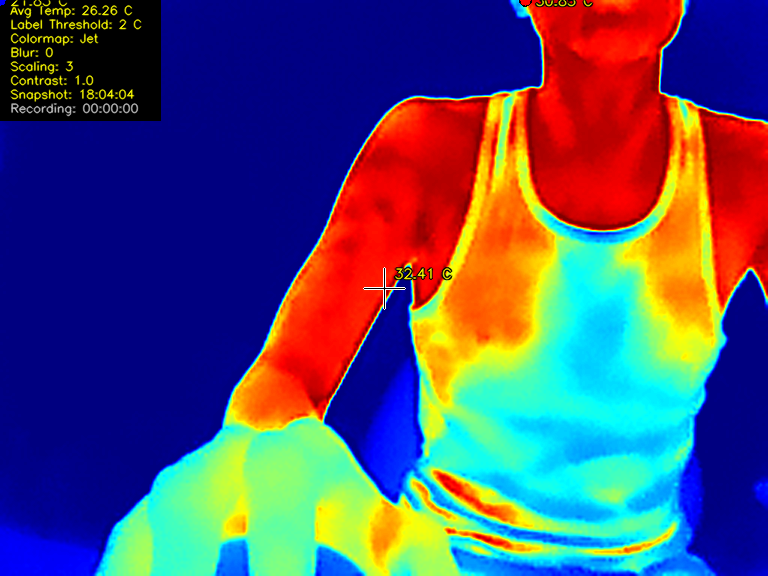
#> input picture src/images/errors/snap_20250529-180409.png, 768 x 576 px, given in place of the camera
$ python tc001v4.2.py
#> lines starting #> are read from the running program, lines starting #| are printed output that depends on the picture
#!/usr/bin/env python3
'''
Les Wright 21 June 2023
https://youtube.com/leslaboratory
A Python program to read, parse and display thermal data from the Topdon TC001 Thermal camera!
'''
print('Les Wright 21 June 2023')
print('https://youtube.com/leslaboratory')
print('A Python program to read, parse and display thermal data from the Topdon TC001 Thermal camera!')
print('')
print('Tested on Debian all features are working correctly')
print('This will work on the Pi However a number of workarounds are implemented!')
print('Seemingly there are bugs in the compiled version of cv2 that ships with the Pi!')
print('')
print('Key Bindings:')
print('')
print('a z: Increase/Decrease Blur')
print('s x: Floating High and Low Temp Label Threshold')
print('d c: Change Interpolated scale Note: This will not change the window size on the Pi')
print('f v: Contrast')
print('q w: Fullscreen Windowed (note going back to windowed does not seem to work on the Pi!)')
print('r t: Record and Stop')
print('p : Snapshot')
print('m : Cycle through ColorMaps')
print('h : Toggle HUD')

import cv2
import numpy as np
import argparse
import time
import io
import os
import json
from pathlib import Path


# Create directory for snapshots and thermal data
SNAPSHOT_DIR = "images/new"
THERMAL_DATA_DIR = "thermal_data/new"
Path(SNAPSHOT_DIR).mkdir(parents=True, exist_ok=True)
Path(THERMAL_DATA_DIR).mkdir(parents=True, exist_ok=True)

# Snapshot configuration
SNAPSHOT_INTERVAL = 3  # seconds
BUFFER_SIZE = 1000 # Change Later!!!!!
snapshot_buffer = []
thermal_data_buffer = snapshot_buffer
last_snapshot_time = 0

#Write JSON file for thermal data
def write_thermal_data(tmp_filename, min_temp, max_temp, avg_temp, center_temp, timestamp_str):
	data = {
	"timestamp" : timestamp_str,
	"min_temp" : min_temp,
	"max_temp" : max_temp,
	"avg_temp" : avg_temp,
	"center_temp" : center_temp,
	}
	with open(tmp_filename, 'w') as json_file:
		json.dump(data, json_file, indent=4)

def is_raspberrypi():
    try:
        with io.open('/sys/firmware/devicetree/base/model', 'r') as m:
            if 'raspberry pi' in m.read().lower(): return True
    except Exception: pass
    return False

isPi = is_raspberrypi()

parser = argparse.ArgumentParser()
parser.add_argument("--device", type=int, default=0, help="Video Device number e.g. 0, use v4l2-ctl --list-devices")
args = parser.parse_args()

if args.device:
    dev = args.device
else:
    dev = 0

#init video
cap = cv2.VideoCapture('/dev/video'+str(dev), cv2.CAP_V4L)
if isPi == True:
    cap.set(cv2.CAP_PROP_CONVERT_RGB, 0.0)
else:
    cap.set(cv2.CAP_PROP_CONVERT_RGB, False)

#256x192 General settings
width = 256 #Sensor width
height = 192 #sensor height
scale = 3 #scale multiplier
newWidth = width*scale
newHeight = height*scale
alpha = 1.0 # Contrast control (1.0-3.0)
colormap = 0
font=cv2.FONT_HERSHEY_SIMPLEX
dispFullscreen = False
cv2.namedWindow('Thermal',cv2.WINDOW_GUI_NORMAL)
cv2.resizeWindow('Thermal', newWidth,newHeight)
rad = 0 #blur radius
threshold = 2
hud = True
recording = False
elapsed = "00:00:00"
snaptime = "None"

def rec():
    now = time.strftime("%Y%m%d--%H%M%S")
    videoOut = cv2.VideoWriter(now+'output.avi', cv2.VideoWriter_fourcc(*'XVID'),25, (newWidth,newHeight))
    return(videoOut)

def snapshot(heatmap):
    now = time.strftime("%Y%m%d-%H%M%S")
    snaptime = time.strftime("%H:%M:%S")
    cv2.imwrite("TC001"+now+".png", heatmap)
    return snaptime

while(cap.isOpened()):
    # Capture frame-by-frame
    ret, frame = cap.read()
#> frame is the input picture: shape (576, 768, 3); mean B, G, R 107.8, 77.8, 80.7
    if ret == True:
        imdata,thdata = np.array_split(frame, 2)
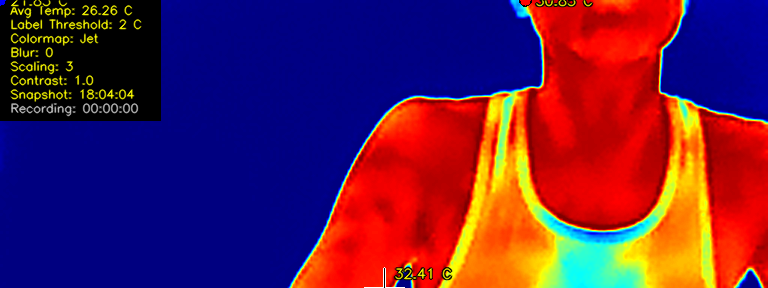
#> imdata: shape (288, 768, 3); mean B, G, R 71.7, 29.5, 92.6
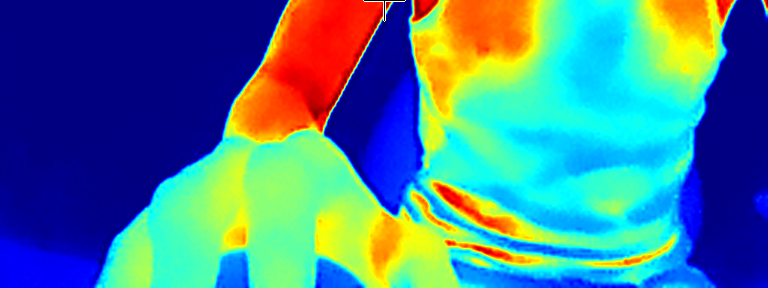
#> thdata: shape (288, 768, 3); mean B, G, R 143.8, 126.2, 68.8

        # Temperature calculations
        hi = thdata[96][128][0]
#> hi = 128
        lo = thdata[96][128][1]
#> lo = 0
        lo = lo*256
        rawtemp = hi+lo
#> rawtemp = 128
        temp = (rawtemp/64)-273.15
#> temp = -271.1
        temp = round(temp,2)

        # Max temperature
        lomax = thdata[...,1].max()
#> lomax = 255
        posmax = thdata[...,1].argmax()
#> posmax = 289
        mcol,mrow = divmod(posmax,width)
#> mcol = 1; mrow = 33
        himax = thdata[mcol][mrow][0]
#> himax = 128
        lomax=lomax*256
#> lomax = 65280
        maxtemp = himax+lomax
#> maxtemp = 65408
        maxtemp = (maxtemp/64)-273.15
#> maxtemp = 748.9
        maxtemp = round(maxtemp,2)

        # Min temperature
        lomin = thdata[...,1].min()
#> lomin = 0
        posmin = thdata[...,1].argmin()
#> posmin = 0
        lcol,lrow = divmod(posmin,width)
#> lcol = 0; lrow = 0
        himin = thdata[lcol][lrow][0]
#> himin = 128
        lomin=lomin*256
        mintemp = himin+lomin
#> mintemp = 128
        mintemp = (mintemp/64)-273.15
#> mintemp = -271.1
        mintemp = round(mintemp,2)

        # Average temperature
        loavg = thdata[...,1].mean()
#> loavg = 126.2
        hiavg = thdata[...,0].mean()
#> hiavg = 143.8
        loavg=loavg*256
#> loavg = 32297.9
        avgtemp = loavg+hiavg
#> avgtemp = 32441.7
        avgtemp = (avgtemp/64)-273.15
#> avgtemp = 233.8
        avgtemp = round(avgtemp,2)

        # Image processing
#> (the run stopped early here; a loop or call above may not have finished)

$ run again, on src/images/errors/snap_20250603-200742.png
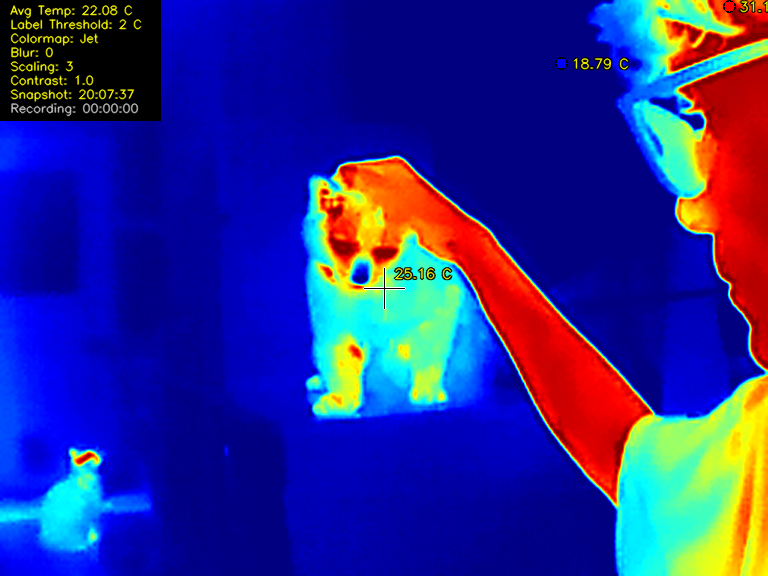
#> input picture src/images/errors/snap_20250603-200742.png, 768 x 576 px, given in place of the camera
#> frame is the input picture: shape (576, 768, 3); mean B, G, R 140.2, 42.8, 41
#> `imdata,thdata = np.array_split(frame, 2)`:
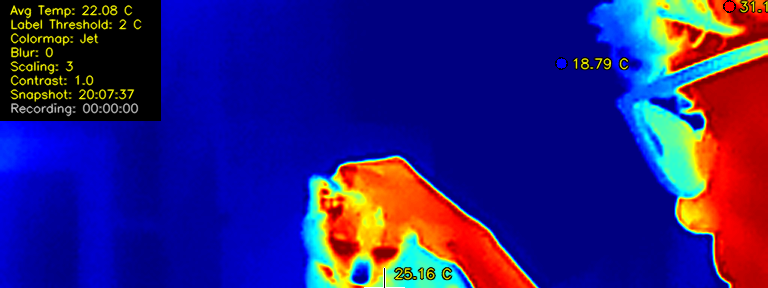
#> imdata: shape (288, 768, 3); mean B, G, R 120.8, 28.9, 42.3
#> `imdata,thdata = np.array_split(frame, 2)`:
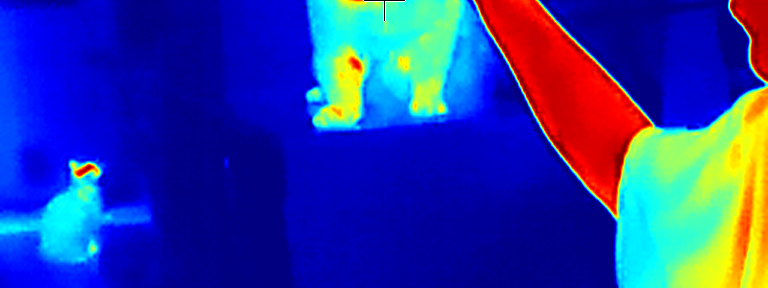
#> thdata: shape (288, 768, 3); mean B, G, R 159.6, 56.7, 39.7
#> hi = 164
#> lo = 0
#> rawtemp = 164
#> temp = -270.6
#> `lomax = thdata[...,1].max()`: lomax = 255
#> posmax = 320
#> mcol = 1; mrow = 64
#> himax = 152
#> `lomax=lomax*256`: lomax = 65280
#> `maxtemp = himax+lomax`: maxtemp = 65432
#> `maxtemp = (maxtemp/64)-273.15`: maxtemp = 749.2
#> lomin = 0
#> himin = 216
#> `mintemp = (mintemp/64)-273.15`: mintemp = -269.8
#> `loavg = thdata[...,1].mean()`: loavg = 56.71
#> hiavg = 159.6
#> `loavg=loavg*256`: loavg = 14518.1
#> `avgtemp = loavg+hiavg`: avgtemp = 14677.7
#> `avgtemp = (avgtemp/64)-273.15`: avgtemp = -43.81

$ run again, on src/images/errors/snap_20250606-125925.png
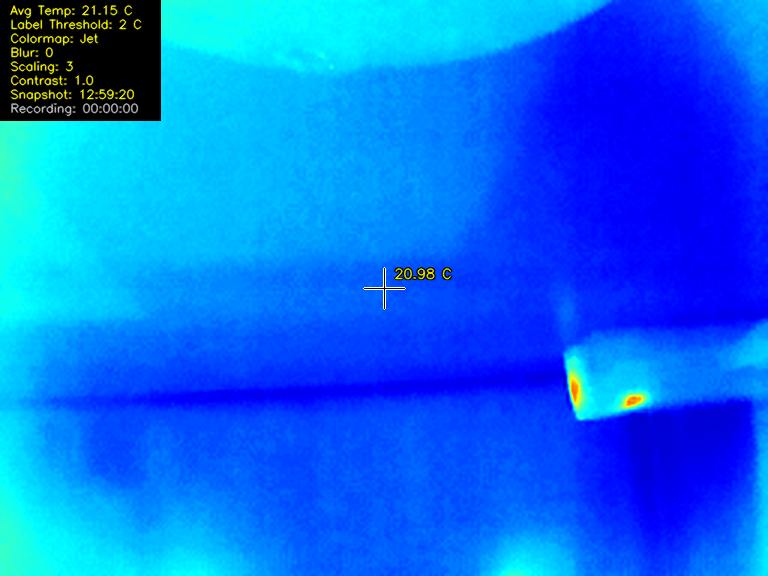
#> input picture src/images/errors/snap_20250606-125925.png, 768 x 576 px, given in place of the camera
#> frame is the input picture: shape (576, 768, 3); mean B, G, R 241.5, 107.8, 2.5
#> `imdata,thdata = np.array_split(frame, 2)`:
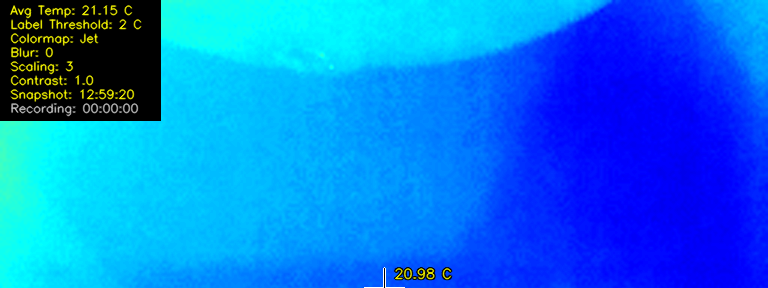
#> imdata: shape (288, 768, 3); mean B, G, R 230.8, 118.4, 3.6
#> `imdata,thdata = np.array_split(frame, 2)`:
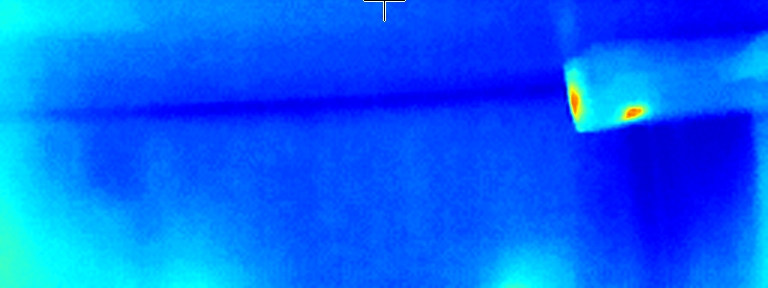
#> thdata: shape (288, 768, 3); mean B, G, R 252.2, 97.3, 1.3
#> hi = 255
#> `lo = thdata[96][128][1]`: lo = 68
#> `lo = lo*256`: lo = 17408
#> rawtemp = 17663
#> temp = 2.83
#> `lomax = thdata[...,1].max()`: lomax = 255
#> posmax = 2
#> mcol = 0; mrow = 2
#> himax = 254
#> `lomax=lomax*256`: lomax = 65280
#> `maxtemp = himax+lomax`: maxtemp = 65534
#> `maxtemp = (maxtemp/64)-273.15`: maxtemp = 750.8
#> lomin = 0
#> posmin = 364
#> lcol = 1; lrow = 108
#> himin = 255
#> `mintemp = (mintemp/64)-273.15`: mintemp = -269.2
#> `loavg = thdata[...,1].mean()`: loavg = 97.25
#> hiavg = 252.2
#> `loavg=loavg*256`: loavg = 24897.2
#> `avgtemp = loavg+hiavg`: avgtemp = 25149.3
#> `avgtemp = (avgtemp/64)-273.15`: avgtemp = 119.8

$ run again, on src/images/errors/snap_20250610-184448.png
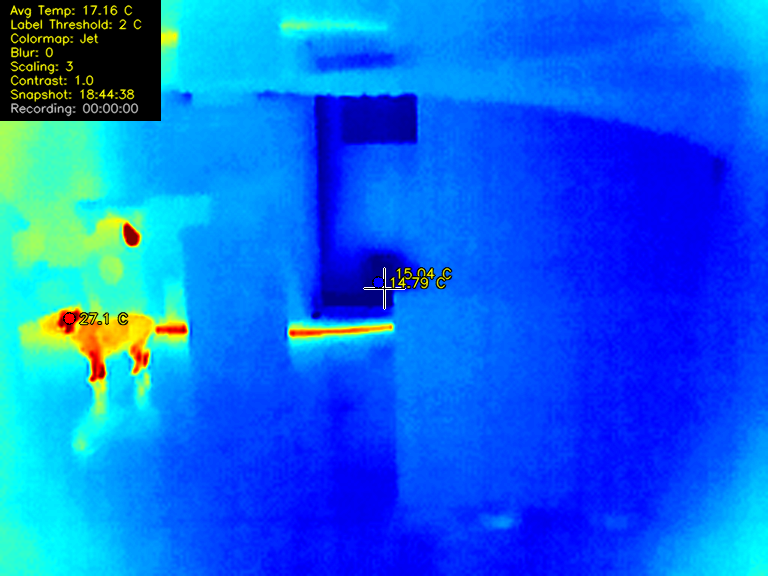
#> input picture src/images/errors/snap_20250610-184448.png, 768 x 576 px, given in place of the camera
#> frame is the input picture: shape (576, 768, 3); mean B, G, R 231.7, 104.2, 10.8
#> `imdata,thdata = np.array_split(frame, 2)`:
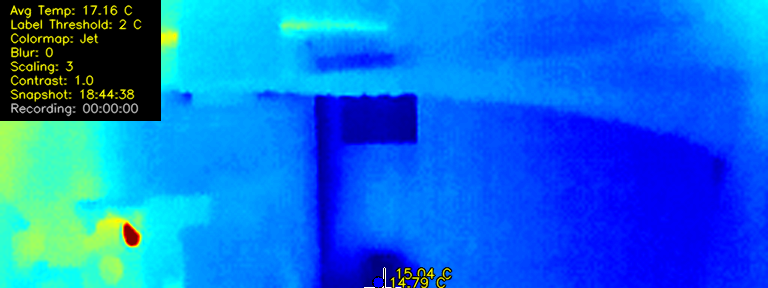
#> imdata: shape (288, 768, 3); mean B, G, R 220, 109.6, 11.3
#> `imdata,thdata = np.array_split(frame, 2)`:
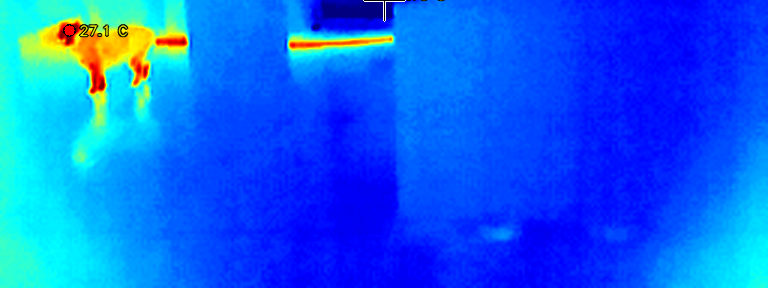
#> thdata: shape (288, 768, 3); mean B, G, R 243.4, 98.8, 10.2
#> hi = 255
#> `lo = thdata[96][128][1]`: lo = 204
#> `lo = lo*256`: lo = 52224
#> rawtemp = 52479
#> temp = 546.8
#> `lomax = thdata[...,1].max()`: lomax = 255
#> posmax = 0
#> himax = 210
#> `lomax=lomax*256`: lomax = 65280
#> `maxtemp = himax+lomax`: maxtemp = 65490
#> `maxtemp = (maxtemp/64)-273.15`: maxtemp = 750.1
#> lomin = 0
#> posmin = 319
#> lcol = 1; lrow = 63
#> himin = 230
#> `mintemp = (mintemp/64)-273.15`: mintemp = -269.6
#> `loavg = thdata[...,1].mean()`: loavg = 98.75
#> hiavg = 243.4
#> `loavg=loavg*256`: loavg = 25281.2
#> `avgtemp = loavg+hiavg`: avgtemp = 25524.5
#> `avgtemp = (avgtemp/64)-273.15`: avgtemp = 125.7
